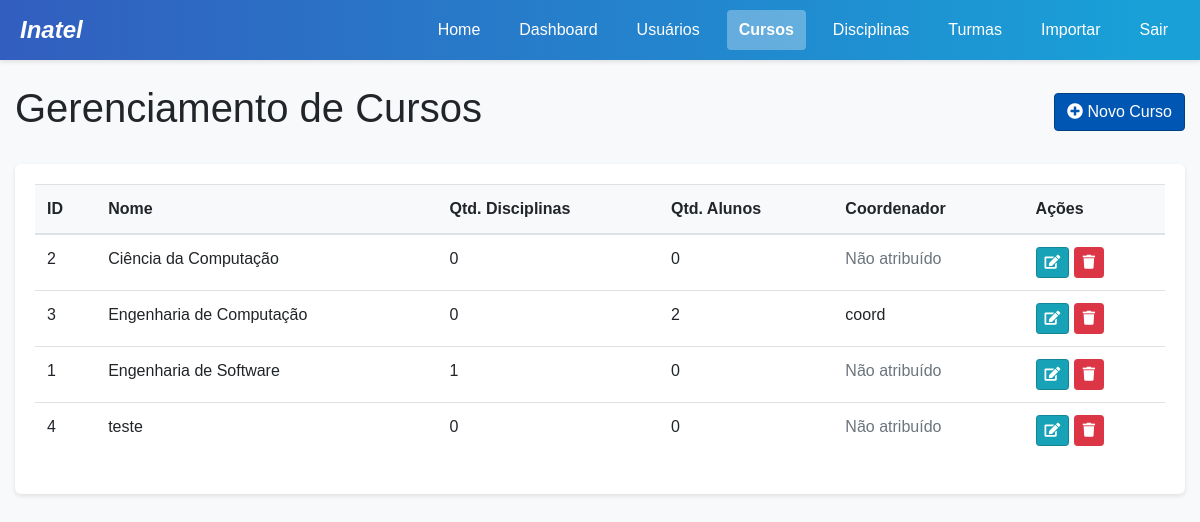
Page /custom-admin/courses/ (signed in) on the earlier database version.
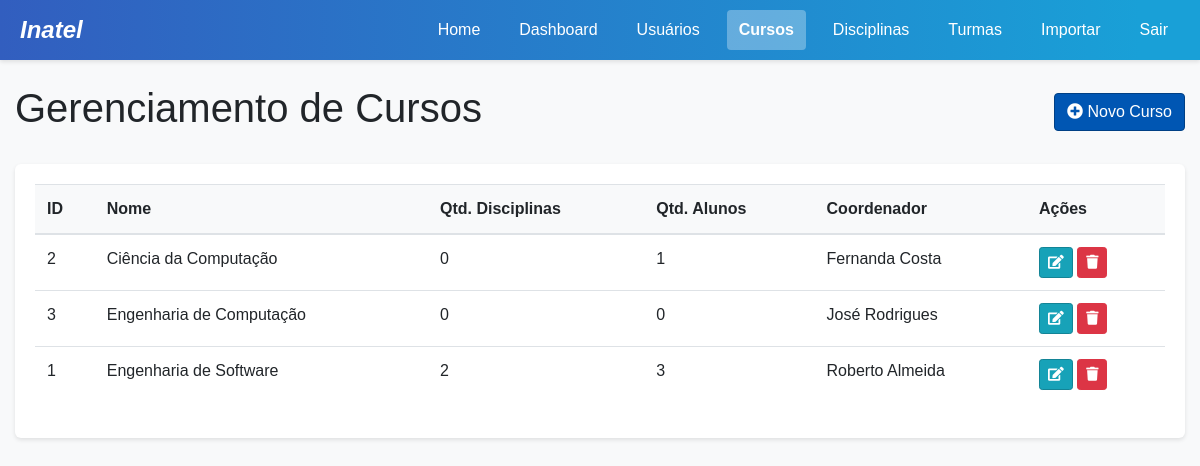
Same page on the later database version.
### project/models.py (models this page shows, shortened)
class Curso(models.Model):
    id = models.AutoField(primary_key=True)
    nome = models.CharField(max_length=100)

class Coordenador(models.Model):
    id = models.AutoField(primary_key=True)
    nomeCoord = models.CharField(max_length=100)
    emailCoord = models.EmailField(unique=True)
    senhaCoord = models.CharField(max_length=100)
    curso = models.ForeignKey(Curso, on_delete=models.SET_NULL, null=True, related_name='coordenadores')
    reset_token = models.CharField(max_length=100, null=True, blank=True)

### project/views.py (the view)
    def wrapper(request, *args, **kwargs):
        if 'user_type' not in request.session or 'user_id' not in request.session:
            messages.error(request, "Você precisa estar logado para acessar esta página.")
            return redirect('login')
        user_type = request.session['user_type']
        user_id = request.session['user_id']
        try:
            if user_type == 'aluno':
                Aluno.objects.get(idAluno=user_id)
            elif user_type == 'professor':
                Professor.objects.get(idProfessor=user_id)
            elif user_type == 'coordenador':
                Coordenador.objects.get(id=user_id)
            elif user_type == 'admin':
                from .models import Admin
                Admin.objects.get(id=user_id)
            else:
                messages.error(request, "Tipo de usuário não reconhecido.")
                request.session.flush()
                return redirect('login')
        except Exception:
            messages.error(request, "Sua sessão expirou ou é inválida. Por favor, faça login novamente.")
            request.session.flush()
            return redirect('login')
        return view_func(request, *args, **kwargs)

### project/context_processors.py (called while the page is built)
def user_data(request):
    context = {
        'user_type': request.session.get('user_type'),
        'user_id': request.session.get('user_id'),
        'username': request.session.get('username'),
    }
    if 'user_type' in request.session:
        notificacoes = obter_notificacoes_usuario(request)
        context['notificacoes_nao_lidas'] = notificacoes.filter(lida=False)
        context['notificacoes_count'] = context['notificacoes_nao_lidas'].count()
    return context

### project/utils.py (called while the page is built)
def obter_notificacoes_usuario(request):
    from .models import Notificacao, Aluno, Professor, Coordenador, Admin
    user_type = request.session.get('user_type')
    user_id = request.session.get('user_id')
    if not user_type or not user_id:
        return Notificacao.objects.none()
    if user_type == 'aluno':
        return Notificacao.objects.filter(aluno_id=user_id)
    elif user_type == 'professor':
        return Notificacao.objects.filter(professor_id=user_id)
    elif user_type == 'coordenador':
        return Notificacao.objects.filter(coordenador_id=user_id)
    elif user_type == 'admin':
        return Notificacao.objects.filter(admin_id=user_id)
    return Notificacao.objects.none()

### project/templates/admin/courses.html (shortened to what this page needs)
<!DOCTYPE html>
<html lang="pt-br">
<head>
    {% load static %}
    <link rel="stylesheet" href="https://stackpath.bootstrapcdn.com/bootstrap/4.5.2/css/bootstrap.min.css">
    <link rel="stylesheet" href="{% static 'css/main.css' %}">
    <link rel="stylesheet" href="https://cdnjs.cloudflare.com/ajax/libs/font-awesome/5.15.3/css/all.min.css">
</head>
<body>
    <div class="header">
        <p class="logo"><em>Inatel</em></p>
        <div class="links">
            <a href="{% url 'home' %}">Home</a>
            <a href="{% url 'admin_dashboard' %}">Dashboard</a>
            <a href="{% url 'admin_users' %}">Usuários</a>
            <a href="{% url 'admin_courses' %}" class="active">Cursos</a>
            <a href="{% url 'admin_disciplines' %}">Disciplinas</a>
            <a href="{% url 'admin_classes' %}">Turmas</a>
            <a href="{% url 'admin_import_users' %}">Importar</a>
            <a href="{% url 'logout' %}">Sair</a>
        </div>
    </div>
    <div class="container mt-4">
        <div class="d-flex justify-content-between align-items-center mb-4">
            <h1>Gerenciamento de Cursos</h1>
            <button class="btn btn-primary" data-toggle="modal" data-target="#createCourseModal">
                <i class="fas fa-plus-circle"></i> Novo Curso
            </button>
        </div>
        <div class="card">
            <div class="card-body">
                <div class="table-responsive">
                    <table class="table table-hover">
                        <thead>
                            <tr>
                                <th>ID</th>
                                <th>Nome</th>
                                <th>Qtd. Disciplinas</th>
                                <th>Qtd. Alunos</th>
                                <th>Coordenador</th>
                                <th>Ações</th>
                            </tr>
                        </thead>
                        <tbody>
                            {% for curso in cursos %}
                                <tr>
                                    <td>{{ curso.id }}</td>
                                    <td>{{ curso.nome }}</td>
                                    <td>{{ curso.disciplinas.count }}</td>
                                    <td>{{ curso.alunos.count }}</td>
                                    <td>
                                        {% with coordenador=curso.coordenadores.first %}
                                            {% if coordenador %}
                                                {{ coordenador.nomeCoord }}
                                            {% else %}
                                                <span class="text-muted">Não atribuído</span>
                                            {% endif %}
                                        {% endwith %}
                                    </td>
                                    <td>
                                        <button class="btn btn-sm btn-info edit-course" data-toggle="modal" data-target="#editCourseModal"
                                                data-id="{{ curso.id }}" data-nome="{{ curso.nome }}">
                                            <i class="fas fa-edit"></i>
                                        </button>
                                        <button class="btn btn-sm btn-danger delete-course" data-toggle="modal" data-target="#deleteCourseModal"
                                                data-id="{{ curso.id }}" data-nome="{{ curso.nome }}">
                                            <i class="fas fa-trash"></i>
                                        </button>
                                    </td>
                                </tr>
                            {% empty %}
                                <tr>
                                    <td colspan="6" class="text-center">Nenhum curso cadastrado.</td>
                                </tr>
                            {% endfor %}
                        </tbody>
                    </table>
                </div>
            </div>
        </div>
    </div>
</body>
</html>

Differences in the rows shown:
removed Curso: id "4", nome "teste", disciplinas.count "0", alunos.count "0", shows "Não atribuído"
shown differently, row unchanged: Curso "Ciência da Computação": alunos.count "0" → "1"; coordenadores.first.nomeCoord (not shown) → "Fernanda Costa"; no longer shows "Não atribuído"
computed for Curso "Engenharia de Computação": alunos.count "2" → "0"; coordenadores.first.nomeCoord "coord" → "José Rodrigues"
changed through a linked row, Curso "Engenharia de Software": disciplinas.count "1" → "2"; alunos.count "0" → "3"; coordenadores.first.nomeCoord (not shown) → "Roberto Almeida"; no longer shows "Não atribuído"
